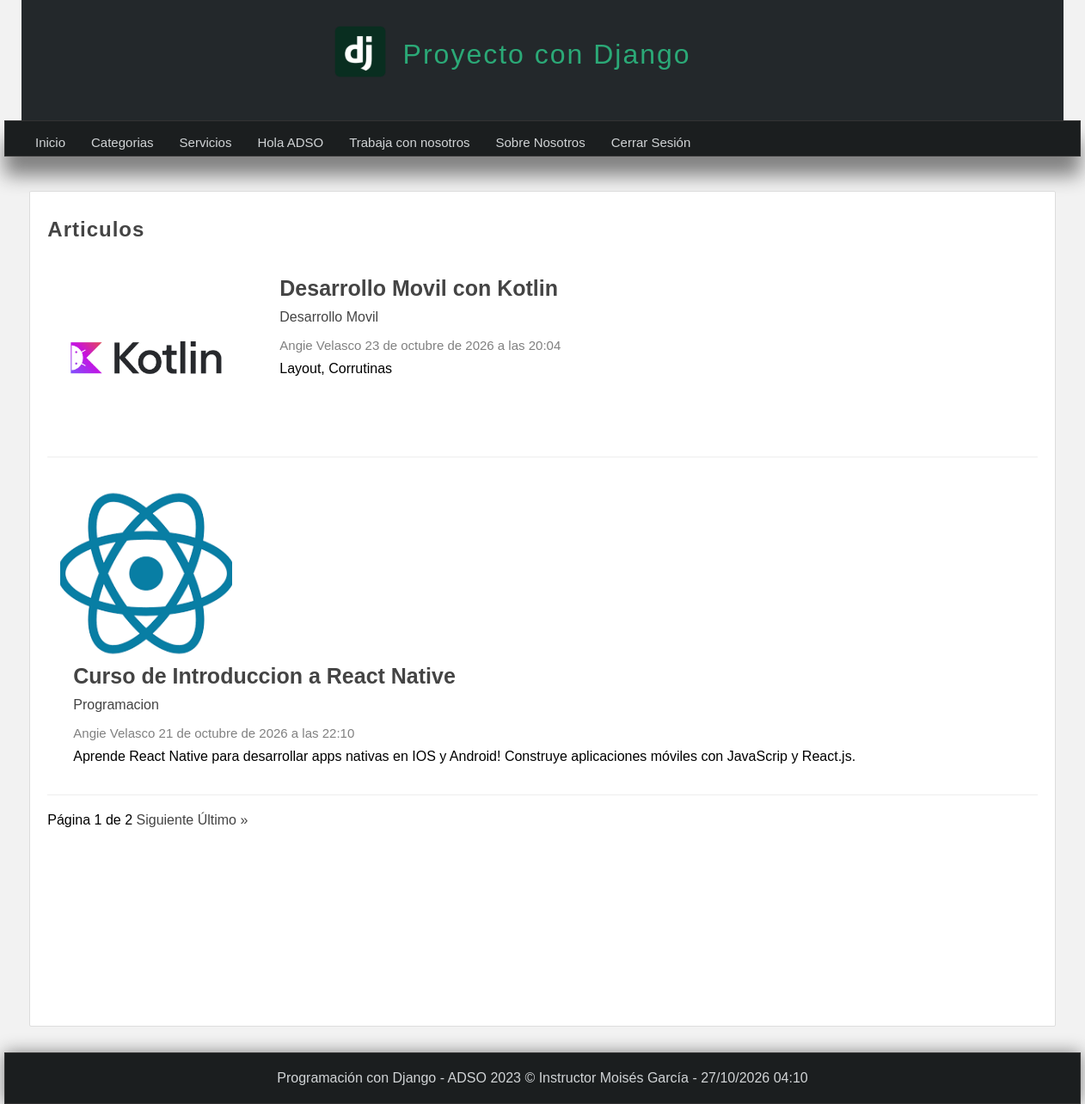
The app's page /articulos/ (signed in) with its own data.
### pages/models.py (models this page shows, shortened)
class Page(models.Model):
    title = models.CharField(max_length=150, verbose_name="Título")
    content = RichTextField(verbose_name="Contenido")
    slug = models.CharField(unique=True, max_length=150, verbose_name="URL amigable")
    visible = models.BooleanField(verbose_name="¿Visible?")
    order = models.IntegerField(default=0, verbose_name="Orden") # <-- Agrega este campo
    created_at = models.DateTimeField(auto_now_add=True, verbose_name="Creado el")
    updated_at = models.DateTimeField(auto_now=True, verbose_name="Actualizado el")
    class Meta:
          verbose_name = "Página"
          verbose_name_plural = "Páginas"
          ordering = ['order', 'title'] # <-- Esto ordena por el campo orden por defecto

### blog/models.py (models this page shows, shortened)
class Article(models.Model):
    title = models.CharField(max_length=150, verbose_name='Título')
    content = RichTextField(verbose_name='Contenido')
    image = models.ImageField(default='null', verbose_name='Imagen', upload_to="articles")
    public = models.BooleanField(verbose_name='¿Publicado?')
    user = models.ForeignKey(User, verbose_name='Usuario', on_delete=models.CASCADE, null=True, blank=True)
    categories = models.ManyToManyField(Category, verbose_name='Categorías', blank=True)
    created_at = models.DateTimeField(auto_now_add=True, verbose_name='Creado el')
    updated_at = models.DateTimeField(auto_now=True, verbose_name='Editado el')
    class Meta:
        verbose_name = 'Artículo'
        verbose_name_plural = 'Artículos'
        ordering = ['-created_at']

class Category(models.Model):
    name = models.CharField(max_length=100, verbose_name='Nombre')
    description = models.CharField(max_length=225, verbose_name='Descripción')
    created_at = models.DateTimeField(auto_now_add=True, verbose_name='Creado el')
    class Meta:  # Metadatos para configurar el comportamiento y nombres en el panel de administración
        verbose_name = 'Categoría'
        verbose_name_plural = 'Categorías'

### blog/views.py (the view)
# urls.py: path('articulos/', views.list, name='list_articles'),
@login_required(login_url='login')
def list(request):
    articles = Article.objects.all()
    paginator = Paginator(articles, 2)
    page = request.GET.get('page')
    page_articles = paginator.get_page(page)
    return render(request, 'articles/list.html', {
        'title' : 'Articulos',
        'articles' : page_articles
    })

### blog/procesos.py (called while the page is built)
def get_categories(request):
    categories_in_use = Article.objects.filter(public=True).values_list('categories', flat=True).distinct()
    categories = Category.objects.filter(id__in=categories_in_use).values_list('id', 'name')
    return {
        'categories': categories,
        'ids': categories_in_use
    }

### pages/context_processors.py (called while the page is built)
def get_pages(request):
    pages = Page.objects.filter(visible=True).order_by('order')
    return {
        'pages': pages
    }

### blog/templates/articles/list.html (shortened to what this page needs)
{% extends 'layouts/layout.html' %}
{% block content %}
<h1 class="title">{{ title }}</h1>
{% include 'articles/article.html' %}
{% include 'articles/pagination.html' %}
{% endblock %}

### mainapp/templates/layouts/layout.html (shortened to what this page needs)
{% load static %}
<!DOCTYPE html>
<html>
<html lang="es">
<head>
    {% load static %}
    <link rel="stylesheet" type="text/css" href="{% static 'css/styles.css' %}"/>
</head>
<body>
    <header>
        <div id="logotipo">
            <img src="{% static 'images/icono.png' %}" />
            <h1>Proyecto con Django </h1>
        </div>
    </header>
    <nav>
    <ul>
        <li>
            <a href="{% url 'index' %}">Inicio</a>
        </li>
        {% if user.email %}
        <li>
            <a href="{% url 'list_articles' %}">Categorias</a>
        </li>
        {% for page in pages %}
            <li>
                <a href="{% url 'page' page.slug %}">{{ page.title }}</a>
            </li>
        {% endfor %}
        <li>
            <a href="{% url 'logout' %}">Cerrar Sesión</a>
        </li>
        {% endif %}
    </ul>
</nav>
<div id="content">
    <div class="box">
        <h2 class="title">
        {% block content %}{% endblock %}
    </div>
</div>
    <footer>
        Programación con Django - ADSO 2023 &copy; Instructor Moisés García - {% now "d/m/Y h:m" %}
    </footer>
</body>
</html>

### blog/templates/articles/article.html (shortened to what this page needs)
{% for article in articles %}
        <article class="article-item">
            {% if article.image != 'null' and article.image.url|length >= 1 %}
                <div class="image">
                    <img src="{{article.image.url}}"/>
                </div>
            {% endif %}
            <div class="data">
                <h2>
                    <a href="{% url 'article' article.id %}">
                        {{article.title}}
                    </a>
                </h2>
                <p>
                    {% for category in article.categories.all%}
                        <a href="{% url 'category' category.id %}"> {{category.name}} </a>
                        {% endfor %}
                </p>
                <span class="date">
                    {{article.user.first_name}} {{article.user.last_name}}
                    {{article.created_at}}</span>
                <p>
                    {{article.content|safe}}
                </p>
            </div>
        </article>
    {% endfor %}

### mainapp/static/css/styles.css (style rules this page uses)
* { margin: 0px; padding: 0px; font-family: Arial, Helvetica, sans-serif; text-decoration: none; }
p, h2, h3, ul { margin-top: 5px; margin-bottom: 5px; }
ul,ol { margin-left: 20px; margin-bottom: 10px; }
body { background-color: #f2f2f2; }
header { width: 1212px; height: 140px; background-color: #23282b; margin: 0px auto; }
#logotipo { width: 40%; height: 130px; margin: 0px auto; padding-top: 10px; }
#logotipo img { display: block; width: 60px; float: left; margin-top: 20px; }
#logotipo h1 { display: block; float: left; margin-top: 35px; margin-left: 20px; letter-spacing: 2px; font-weight: lighter; color: #2ba977; }
nav { width: 1250px; height: 40px; background-color: #1b1e1f; border: 1px solid #333333; margin: 0 auto; box-shadow: 0px 22px 22px gray; font-size: 15px; }
nav > ul { list-style: none; text-decoration: 40px; }
nav > ul > li { line-height: 40px; float: left; }
nav > ul > li > a { display: block; padding-left: 15px; padding-right: 15px; color: #d1d4d6; }
#content { width: 1212px; min-height: 930px; margin: 0 auto; margin-bottom: 30px; margin-top: 40px; }
.box { background: white; min-height: 930px; width: 95%; padding: 20px; border: 1px solid #ddd; border-radius: 2px; margin: 0 auto; }
.box .image { width: 45%; float: left; margin-right: 40px; }
.box .image img { width: 80%; }
.box a { transition: all 300ms; color: #444; }
.title { color: #444; letter-spacing: 1px; font-size: 16px !important; margin-bottom: 10px; margin-top: 5px; }
h1.title { font-size: 24px !important; }
.date { display: block; margin-top: 15px; margin-bottom: 15px; color: gray; }
.article-item { margin-bottom: 20px; margin-top: 20px; padding: 15px; border-bottom: 1px solid #eee; clear:both; }
.article-item .image { width: 200px; height: 200px; float: left; overflow: hidden; display: flex; justify-content: center; align-items: center; }
.article-item .image img { width: 100%; height: 100%; object-fit: cover; object-position: center; }
.article-item .data { float: left; padding: 15px; padding-top: 0px; }
.article-item h2 { display: block; font-size: 25px !important; color: #333333 !important; margin-bottom: 10px; }
.article-item span.date { display: block; font-size: 15px; color: gray; margin-bottom: 10px; }
footer { width: 1250px; background-color: #1b1e1f; border: 1px solid #333333; color: #d1d4d6; text-align: center; padding-top: 20px; margin: 0 auto; padding-bottom: 20px; box-shadow: 0px 0px 20px gray; }

### records on screen
Page: title "Servicios"
Page: title "Hola ADSO"
Page: title "Trabaja con nosotros"
Page: title "Sobre Nosotros"
Article: image (picture), title "Desarrollo Movil con Kotlin", user.first_name "Angie", user.last_name "Velasco", created_at "23 de octubre de 2026 a las 20:04", content "Layout, Corrutinas"
Category: name "Desarrollo Movil"
Article: image (picture), title "Curso de Introduccion a React Native", user.first_name "Angie", user.last_name "Velasco", created_at "21 de octubre de 2026 a las 22:10", content "Aprende React Native para desarrollar apps nativas en IOS y Android! Construye aplicaciones móviles con JavaScrip y React.js."
Category: name "Programacion"

### other values on screen
{{ title }} "Articulos"
{{ articles.number }} "1"
{{ articles.paginator.num_pages }} "2"
